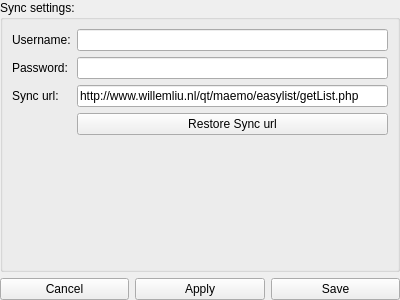
<?xml version="1.0" encoding="UTF-8"?>
<ui version="4.0">
 <class>SettingsForm</class>
 <widget class="QWidget" name="SettingsForm">
  <property name="geometry">
   <rect>
    <x>0</x>
    <y>0</y>
    <width>400</width>
    <height>300</height>
   </rect>
  </property>
  <property name="windowTitle">
   <string>Form</string>
  </property>
  <layout class="QGridLayout" name="gridLayout">
   <property name="margin">
    <number>0</number>
   </property>
   <item row="0" column="0">
    <layout class="QVBoxLayout" name="verticalLayout">
     <item>
      <layout class="QGridLayout" name="gridLayout_4">
       <item row="0" column="0">
        <widget class="QGroupBox" name="groupBox">
         <property name="title">
          <string>Sync settings:</string>
         </property>
         <layout class="QFormLayout" name="formLayout">
          <item row="0" column="0">
           <widget class="QLabel" name="label">
            <property name="text">
             <string>Username:</string>
            </property>
           </widget>
          </item>
          <item row="0" column="1">
           <widget class="QLineEdit" name="syncUsernameLineEdit"/>
          </item>
          <item row="1" column="0">
           <widget class="QLabel" name="label_2">
            <property name="text">
             <string>Password:</string>
            </property>
           </widget>
          </item>
          <item row="1" column="1">
           <widget class="QLineEdit" name="syncPasswordLineEdit">
            <property name="echoMode">
             <enum>QLineEdit::Password</enum>
            </property>
           </widget>
          </item>
          <item row="2" column="0">
           <widget class="QLabel" name="label_3">
            <property name="text">
             <string>Sync url:</string>
            </property>
           </widget>
          </item>
          <item row="2" column="1">
           <widget class="QLineEdit" name="syncUrlLineEdit">
            <property name="text">
             <string>http://www.willemliu.nl/qt/maemo/easylist/getList.php</string>
            </property>
           </widget>
          </item>
          <item row="3" column="1">
           <widget class="QPushButton" name="restoreSyncPushButton">
            <property name="text">
             <string>Restore Sync url</string>
            </property>
           </widget>
          </item>
         </layout>
        </widget>
       </item>
      </layout>
     </item>
     <item>
      <layout class="QHBoxLayout" name="horizontalLayout">
       <item>
        <widget class="QPushButton" name="cancelPushButton">
         <property name="text">
          <string>Cancel</string>
         </property>
        </widget>
       </item>
       <item>
        <widget class="QPushButton" name="applyPushButton">
         <property name="text">
          <string>Apply</string>
         </property>
        </widget>
       </item>
       <item>
        <widget class="QPushButton" name="savePushButton">
         <property name="text">
          <string>Save</string>
         </property>
        </widget>
       </item>
      </layout>
     </item>
    </layout>
   </item>
  </layout>
 </widget>
 <resources/>
 <connections/>
</ui>
